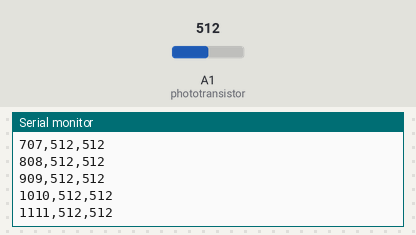
This sketch was run on a simulated Arduino Uno, built with avr-gcc and run on an emulated ATmega328P. Shown: the last lines printed to the serial monitor. The inputs (shaded band) are chosen by the test bench; at power-on: A1 (phototransistor) = 512.

Above: at 1.2 s.
1.3 s: A1 (phototransistor) set to 716
At 1.32 s:
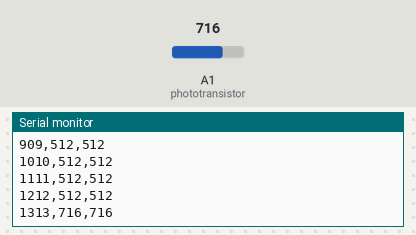
2.8 s: A1 (phototransistor) set to 900
At 2.83 s:
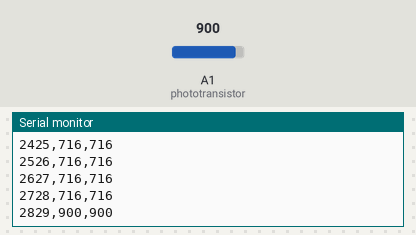
Timing chart, 0 to 5.8 s (numbered marks = the images above; inputs shaded):
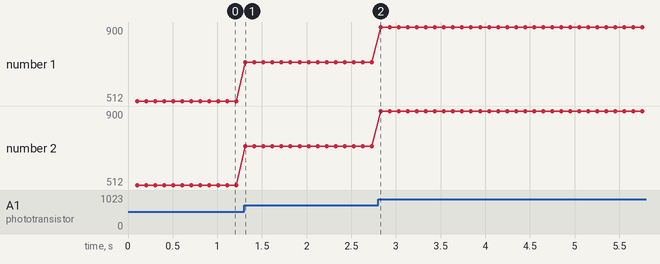

Measured:
- after the input at 1.3 s, the serial monitor: prints a new line at once (image 1)
- plotted number 1: 512 → 716 after the input at 1.3 s
- plotted number 2: 512 → 716 after the input at 1.3 s

The sketch:

ir_distance.ino
```cpp
/*******************************************************************
 * CONNECTIONS
 *  check
 *
 *
 *
 *
 * Author: Romildo C Marques
 * E-mail: romildodcm@gmail.com
********************************************************************/

//#define SENSOR1 A1
const int phototransistor = A1, n = 10;

// Most recent: 0
// Oldest: N-1
int sensorMeasurements[n];

int cont = 0, measurement, filteredMeasurement;
float time;
long measurementsSum = 0;

void setup()
{
    Serial.begin(9600);
    pinMode(phototransistor, INPUT);

    Serial.print("Time");
    Serial.print(",");
    Serial.print("Measurement");
    Serial.print(",");
    Serial.println("Filtered Measurement");
}

void loop()
{
    // read the analog signal from phototransistor
    measurement = analogRead(phototransistor);

    // Begin the moving average filter
    for (int i = n; i > 0; i--)
    {
        sensorMeasurements[i] = sensorMeasurements[i - 1];
    }

    sensorMeasurements[0] = measurement;

    for (int i = 0; i < n; i++)
    {
        measurementsSum = measurementsSum + sensorMeasurements[i];
    }

    filteredMeasurement = measurementsSum / n;
    measurementsSum = 0;

    // Print the output every 100 milliseconds
    if (abs(millis() - time) > 100)
    {
        Serial.print(millis());
        Serial.print(",");
        Serial.print(measurement);
        Serial.print(",");
        Serial.println(filteredMeasurement);
        time = millis();
    }
}
```
